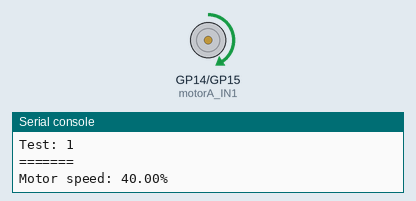
This program was run on a simulated Raspberry Pi Pico running MicroPython. On the bench: motor-driver pin pairs drawn as motors (green arrow = first pin HIGH = forward, orange = second pin HIGH = backward, longer = more drive), the last lines printed to the serial console. At 41.0 s the program stops and its outputs stay as they are.

Above: at 1.0 s.
At 3.0 s:
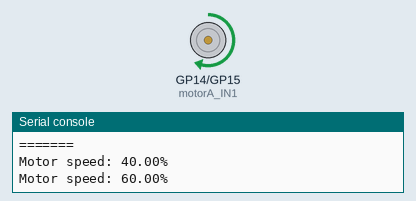
At 5.0 s:
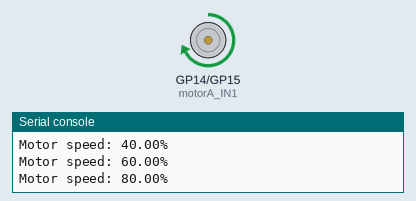
At 7.0 s:
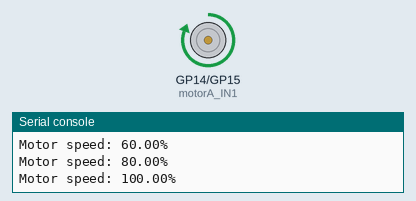
Timing chart, 0 to 10.4 s (numbered marks = the images above):
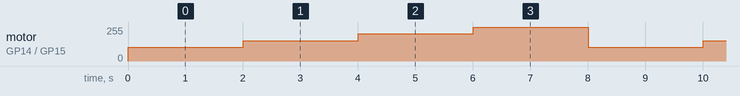

Measured:
- by itself, motor on GP14 (motorA_IN1) / GP15 (motorA_IN2): repeats every 8.0 s: forward 153/255 2.0 s, forward 204/255 2.0 s, forward 255/255 2.0 s, forward 102/255 2.0 s

The program:

TTMotor_VariableSpeed.py
```python
# TTMotor_VariableSpeed.py - Rotate a TT Motor at different
#   speeds using the DRV8833
# ---------------------------------------------------------------

from machine import Pin, PWM
from time import sleep

# Specify the Pico W pins connected to the motor driver
motorA_IN1 = Pin(14, Pin.OUT)  # GPIO14
motorA_IN1.value(0)

motorA_IN2 = Pin(15, Pin.OUT)  # GPIO15
motorA_IN2.value(0)

# Create a PWM instance for controlling the motor's speed
#   using a PWM Frequency = 50Hz
motorA_IN1_PWM = PWM(motorA_IN1, freq=50)
motorA_IN1_PWM.duty_u16(0)

# Direction and decay mode (informational)
motorA_direction = "Forward"
motorA_decay_mode = "FAST DECAY"

# Stop the motor
def stop_motor():
    print("Stopping motor")
    motorA_IN1.value(0)
    motorA_IN2.value(0)
    motorA_IN1_PWM.duty_u16(0)
    sleep(1)  # allow PWM hardware time to settle

    # Turn off PWM
    motorA_IN1_PWM.deinit()

# Rotate the motor forward at different speeds
def TTMotor_variable_speed():

    # 40% Speed: 26214/65535
    speed_u16=26214
    motorA_IN1_PWM.duty_u16(speed_u16)
    print(f"Motor speed: {speed_u16/65535*100:.2f}%")
    sleep(2)

    # 60% Speed: 39321/65535
    speed_u16=39321
    motorA_IN1_PWM.duty_u16(speed_u16)
    print(f"Motor speed: {speed_u16/65535*100:.2f}%")
    sleep(2)

    # 80% Speed: 52428/65535
    speed_u16=52428
    motorA_IN1_PWM.duty_u16(speed_u16)
    print(f"Motor speed: {speed_u16/65535*100:.2f}%")
    sleep(2)

    # 100% Speed: 65535/65535
    speed_u16=65535
    motorA_IN1_PWM.duty_u16(65535)
    print(f"Motor speed: {speed_u16/65535*100:.2f}%")
    sleep(2)

if __name__ == "__main__":

    # Run motor test
    try:
        for i in range(5):
            print(f"\nTest: {i+1}")
            print(f"=======")
            TTMotor_variable_speed()

        print("\n\n>>> End of Tests <<<")

    # Keyboard interrupt caught
    except KeyboardInterrupt:
        print("\nProgram interrupted by user.")

    # Unexpected error
    except Exception as e:
        print(f"An unexpected error occurred: {e}")

    # Stop the motor
    finally:
        # Turn off the motor
        stop_motor()

        print("\nMotor control terminated.")
```
